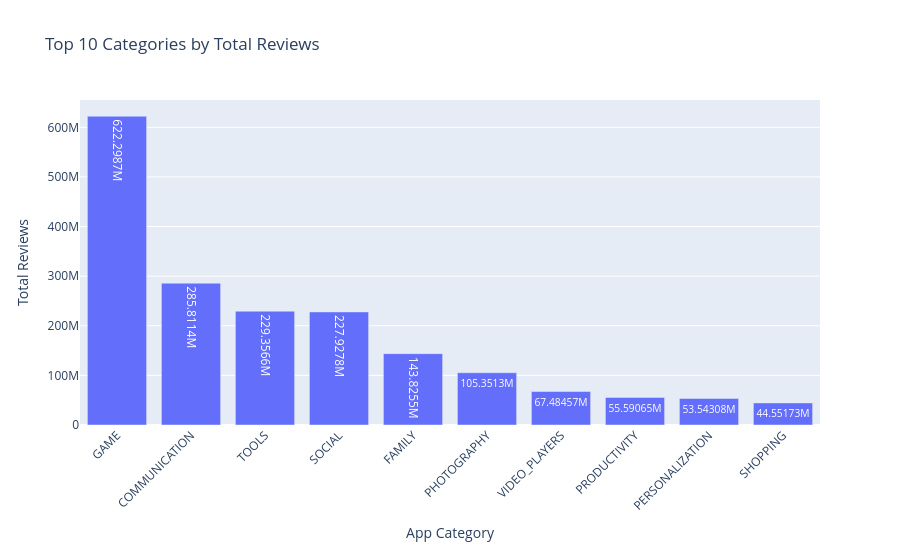

Write notebook code for a chart like this one.
### Code cell
# Graph 7 - Top 10 Categories by Total Reviews

category_reviews = (
    play_store_df
    .groupby("Category")["Reviews"]
    .sum()
    .sort_values(ascending=False)
    .head(10)
    .reset_index()
)

fig = px.bar(
    category_reviews,
    x="Category",
    y="Reviews",
    title="Top 10 Categories by Total Reviews",
    labels={
        "Category": "App Category",
        "Reviews": "Total Reviews"
    },
    text_auto=True
)

fig.update_layout(
    xaxis_tickangle=-45,
    height=550
)

fig.show()

### Figure 1 — Plotly figure (JSON) as saved in the notebook; plotly's stock layout.template omitted (floating-point values rounded to 4 significant figures)
{"data": [{"hovertemplate": "App Category=%{x}<br>Total Reviews=%{y}<extra></extra>", "legendgroup": "", "marker": {"color": "#636efa", "pattern": {"shape": ""}}, "name": "", "orientation": "v", "showlegend": false, "textposition": "auto", "texttemplate": "%{y}", "type": "bar", "x": ["GAME", "COMMUNICATION", "TOOLS", "SOCIAL", "FAMILY", "PHOTOGRAPHY", "VIDEO_PLAYERS", "PRODUCTIVITY", "PERSONALIZATION", "SHOPPING"], "xaxis": "x", "y": [622300000.0, 285800000.0, 229400000.0, 227900000.0, 143800000.0, 105400000.0, 67480000.0, 55590000.0, 53540000.0, 44550000.0], "yaxis": "y"}], "layout": {"barmode": "relative", "height": 550, "legend": {"tracegroupgap": 0}, "title": {"text": "Top 10 Categories by Total Reviews"}, "xaxis": {"anchor": "y", "domain": [0, 1], "tickangle": -45, "title": {"text": "App Category"}}, "yaxis": {"anchor": "x", "domain": [0, 1], "title": {"text": "Total Reviews"}}}}
